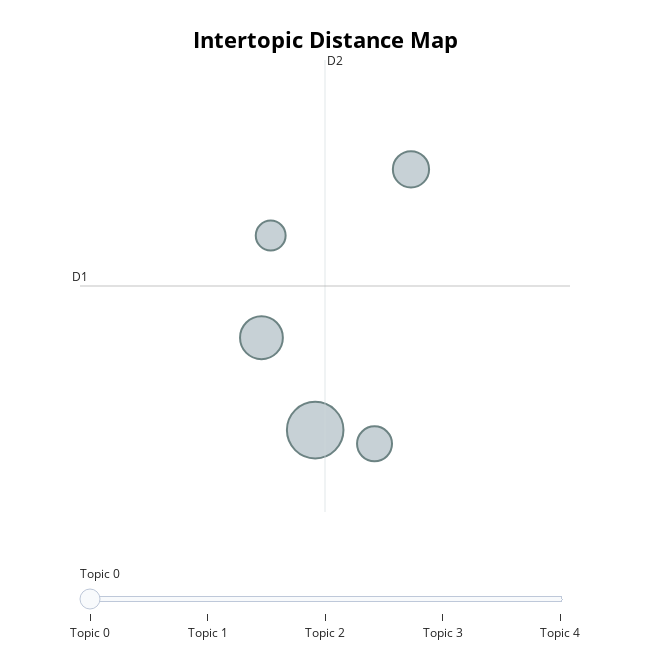

Notebook source saved alongside this figure:
### Code cell
topic_model.visualize_topics()

### Figure 1 — Plotly figure (JSON) as saved in the notebook; plotly's stock layout.template omitted (floating-point values rounded to 4 significant figures)
{"data": [{"customdata": [[0, "φαινόμενα | κλιματική | λέκκας | αλλαγή | κρίση", 251], [1, "cop26 | κλιματική | κλίμα | αλλαγή | γλασκώβη", 144], [2, "ελλάδα | κλιματική | ενέργειας | κρίση | πρωθυπουργός", 103], [3, "πυρκαγιές | ευρώπη | θερμοκρασία | κλιματική | αύξηση", 96], [4, "τροφίμων | επισιτιστική | ουκρανία | εκατομμύρια | ρωσία", 70]], "hovertemplate": "<b>Topic %{customdata[0]}</b><br>Words: %{customdata[1]}<br>Size: %{customdata[2]}", "legendgroup": "", "marker": {"color": "#B0BEC5", "line": {"color": "DarkSlateGrey", "width": 2}, "size": [251, 144, 103, 96, 70], "sizemode": "area", "sizeref": 0.1569, "symbol": "circle"}, "mode": "markers", "name": "", "orientation": "v", "showlegend": false, "type": "scatter", "x": [-15.26, -15.97, -13.99, -14.48, -15.85], "xaxis": "x", "y": [2.833, 3.392, 4.411, 2.749, 4.01], "yaxis": "y"}], "layout": {"annotations": [{"showarrow": false, "text": "D1", "x": -18.36, "y": 3.705, "yshift": 10}, {"showarrow": false, "text": "D2", "x": -15.13, "xshift": 10, "y": 5.073}], "height": 650, "hoverlabel": {"bgcolor": "white", "font": {"family": "Rockwell", "size": 16}}, "legend": {"itemsizing": "constant", "tracegroupgap": 0}, "margin": {"t": 60}, "shapes": [{"line": {"color": "#CFD8DC", "width": 2}, "type": "line", "x0": -15.13, "x1": -15.13, "y0": 2.337, "y1": 5.073}, {"line": {"color": "#9E9E9E", "width": 2}, "type": "line", "x0": -18.36, "x1": -11.9, "y0": 3.705, "y1": 3.705}], "sliders": [{"active": 0, "pad": {"t": 50}, "steps": [{"args": [{"marker.color": [["red", "#B0BEC5", "#B0BEC5", "#B0BEC5", "#B0BEC5"]]}], "label": "Topic 0", "method": "update"}, {"args": [{"marker.color": [["#B0BEC5", "red", "#B0BEC5", "#B0BEC5", "#B0BEC5"]]}], "label": "Topic 1", "method": "update"}, {"args": [{"marker.color": [["#B0BEC5", "#B0BEC5", "red", "#B0BEC5", "#B0BEC5"]]}], "label": "Topic 2", "method": "update"}, {"args": [{"marker.color": [["#B0BEC5", "#B0BEC5", "#B0BEC5", "red", "#B0BEC5"]]}], "label": "Topic 3", "method": "update"}, {"args": [{"marker.color": [["#B0BEC5", "#B0BEC5", "#B0BEC5", "#B0BEC5", "red"]]}], "label": "Topic 4", "method": "update"}]}], "title": {"font": {"color": "Black", "size": 22}, "text": "<b>Intertopic Distance Map", "x": 0.5, "xanchor": "center", "y": 0.95, "yanchor": "top"}, "width": 650, "xaxis": {"anchor": "y", "domain": [0, 1], "range": [-18.36, -11.9], "title": {"text": ""}, "type": "linear", "visible": false}, "yaxis": {"anchor": "x", "domain": [0, 1], "range": [2.337, 5.073], "title": {"text": ""}, "type": "linear", "visible": false}}}
